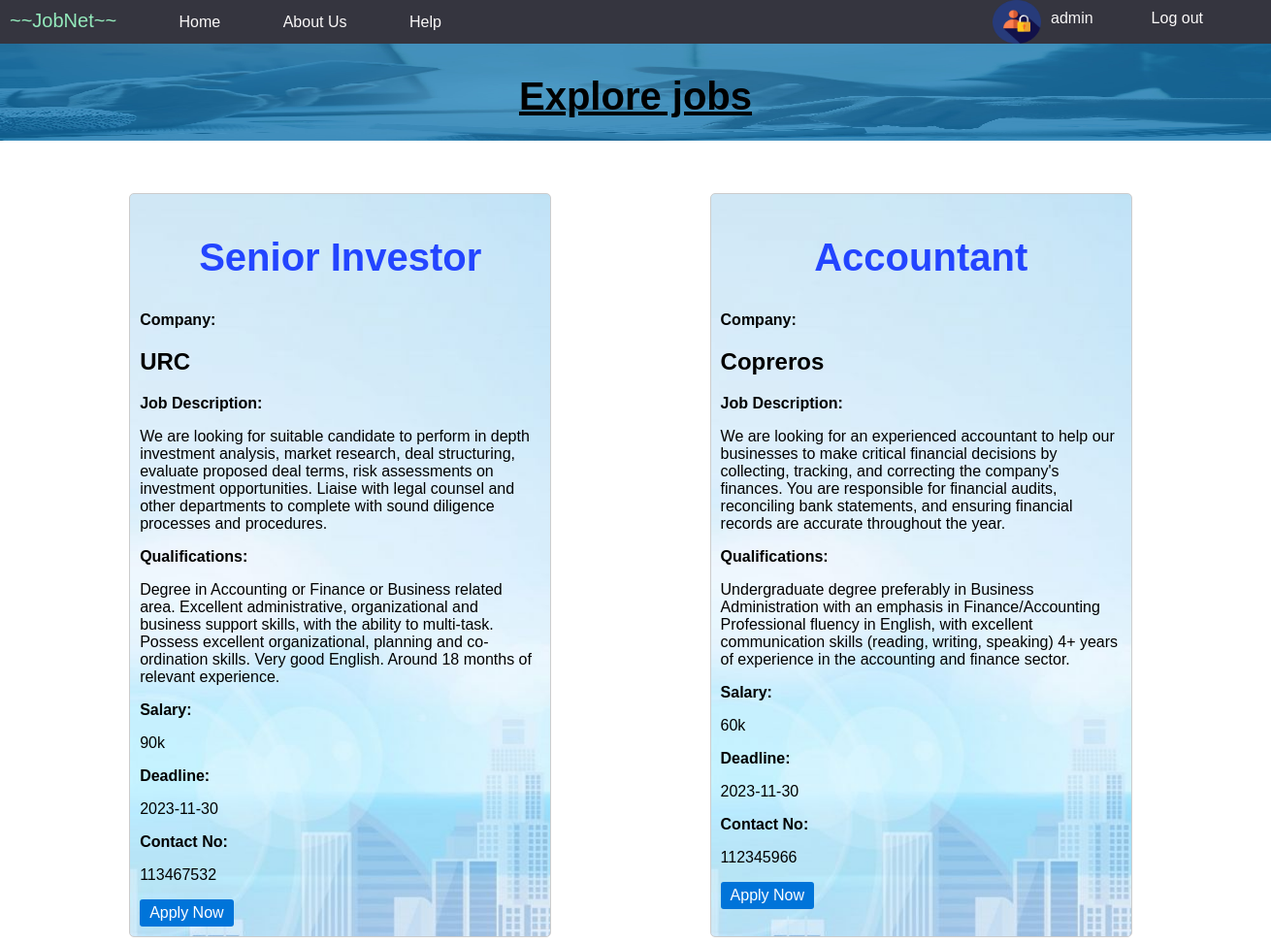
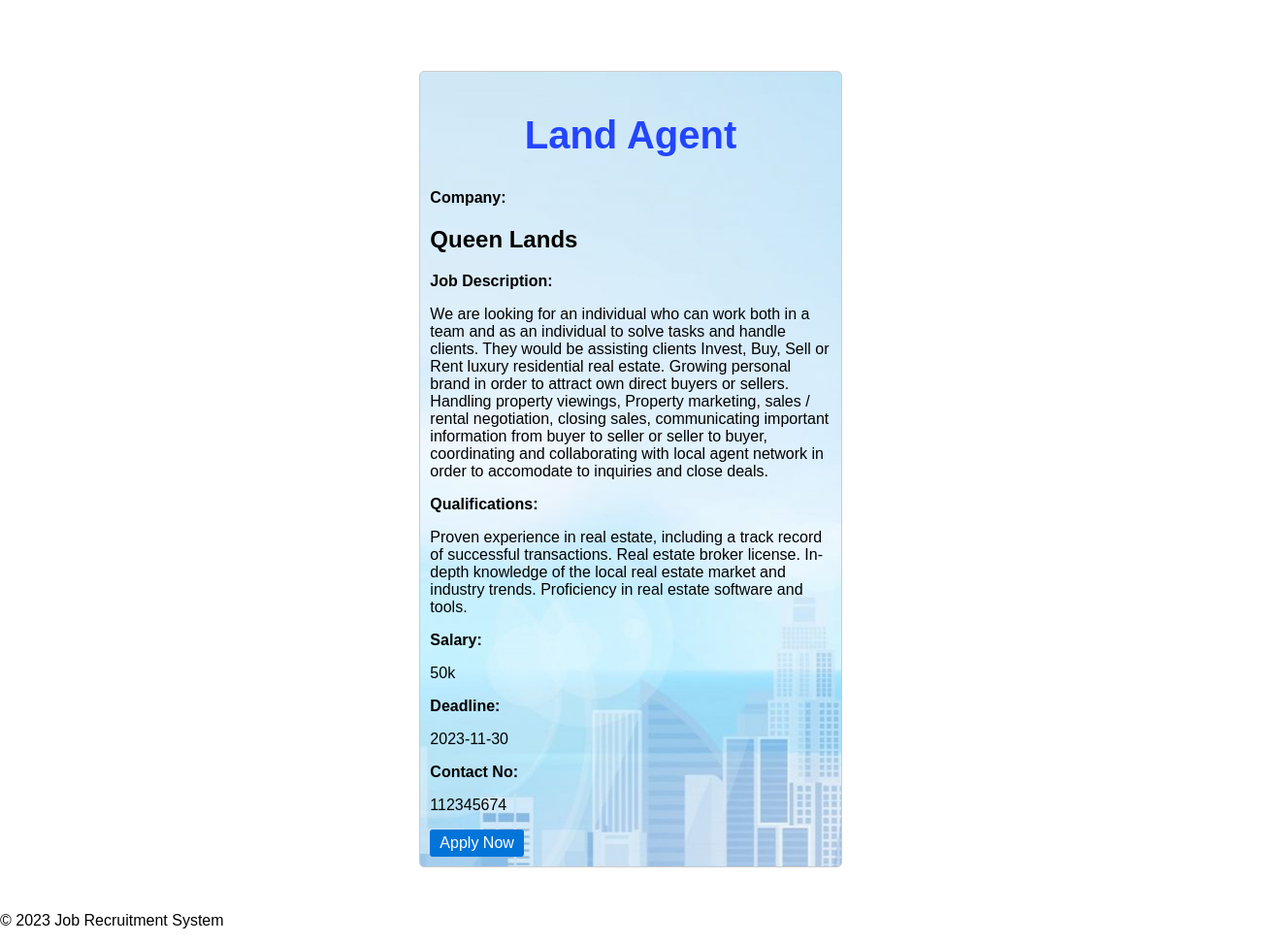
The app's page /home.php (signed in) with its own data (2 pictures, top to bottom).
### tables this page shows
CREATE TABLE `vacancies` (
  `id` int(11) NOT NULL,
  `job_title` varchar(100) NOT NULL,
  `company` varchar(100) NOT NULL,
  `description` varchar(1000) NOT NULL,
  `qualification` varchar(1000) NOT NULL,
  `salary` varchar(100) NOT NULL,
  `deadline` date NOT NULL,
  `contact` int(11) NOT NULL
);

### home.php (the view, shortened to what this page needs)
<html>
    <head>
        <link rel="stylesheet" type="text/css" href="css/style.css">
        <link rel="stylesheet" type="text/css" href="css/style-2.css">
    </head>
    <body>
        <nav>
            <ul>
                <li class="jobnet">~~JobNet~~</li>
                <li><a href="home.php">Home</a></li>
                <li><a href="About Us.php">About Us</a></li>
                <li><a href="Help.php">Help</a></li>
                <?php
                    include "php/config.php";
                    if (isset($_SESSION['username'])) {
                        $userName = $_SESSION['username'];
                        echo '<li style="float:right">'.'<a href="logout.php">'.'Log out'.'</a>'.'</li>';
                        echo '<li style="float:right">'.$userName.'</li>';
                    }else{
                        echo '<li style="float:right">'.'<a href="index.php">'. 'Login'.'</a>'.'</li>';
                    }
                ?>
                <li style="float:right"><img src="295128.png" alt="" class="login"></li>
            </ul>
        </nav>
        <div>
            <h1 class="headers">Explore jobs</h1>
            <img src="hero03.jpg" alt="" class="header_img">
        </div>
        <div class="card-container">
            <?php
                $sql = "SELECT * FROM vacancies";
                $result = $connection->query($sql);
                if ($result->num_rows > 0) {
                    while ($row = $result->fetch_assoc()) {
                        echo '<div class="card">';
                        echo '<h2 class="titles">' . $row['job_title'] . '</h2>';
                        echo '<p class="topics">' .'Company:'. '</p>';
                        echo '<h2>' . $row['company'] . '</h2>';
                        echo '<p class="topics">' .'Job Description:'. '</p>';
                        echo '<p>' . $row['description'] . '</p>';
                        echo '<p class="topics">' .'Qualifications:'. '</p>';
                        echo '<p>' . $row['qualification'] . '</p>';
                        echo '<p class="topics">' .'Salary:'. '</p>';
                        echo '<p>' . $row['salary'] . '</p>';
                        echo '<p class="topics">' .'Deadline:'. '</p>';
                        echo '<p>' . $row['deadline'] . '</p>';
                        echo '<p class="topics">' .'Contact No:'. '</p>';
                        echo '<p>' . $row['contact'] . '</p>';
                        echo '<div class="button-container">';
                        echo '<a href="apply.php" class="button">Apply Now</a>';
                        echo '</div>';
                        echo '</div>';
                    }
                } else {
                    echo "No data found in the database.";
                }
            ?>
        </div>
        <footer>
            <p>&copy; 2023 Job Recruitment System</p>
        </footer>
    </body>
</html>

### css/style.css (style rules this page uses)
body { font-family: Arial, Helvetica; margin: 0; padding: 0; }
nav { background-color: rgb(53, 53, 63); color: #f7f6f6; text-align: left; height: 50px; }
nav ul { list-style: none; padding: 10px; }
nav li { display: inline; margin-right: 60px; }
nav li a { text-decoration: none; color: #fbf9f9; }
.jobnet { font-size: 20px; font-weight: 3px bold; font-family: 'Arial Narrow Bold', sans-serif; color: rgb(148, 234, 188); }
.card-container { display: flex; flex-wrap: wrap; justify-content: space-between; }
.card { border: 1px solid #ccc; border-radius: 5px; padding: 10px; margin: 10px; width: calc(33.33% - 20px); background-color: #f9f9f9; }
.button { background-color: #0074d9; color: #fff; border: none; padding: 5px 10px; border-radius: 3px; text-decoration: none; display: inline-block; }

### home.php (style rules this page uses)
.card-container { display: flex; justify-content: space-evenly; width: 1300px; position: absolute:; top: 50px; }
.card { border: 1px solid #ccc; border-radius: 5px; padding: 10px; margin: 30px; margin-top: 50px; background-image:url(ads.jpg); }
.titles { text-align: center; color: #2345ff; font-size: 40px; }
.topics { font-weight:bold; }
.button { background-color: #0074d9; color: #fff; border: none; padding: 5px 10px; border-radius: 3px; text-decoration: none; display: inline-block; }
.login { width: 50px; height: 45px; position: absolute; top: 0px; }
.header_img { width: 100%; height: 100px; position: absolute; top: 45px; }
.headers { font-size: 40px; text-align: center; position: relative; z-index: 100; text-decoration: underline; }

### records on screen
vacancies: job_title "Senior Investor", company "URC", description "We are looking for suitable candidate to perform in depth investment analysis, market research, deal structuring, evaluate proposed deal terms, risk assessments on investment opportunities. Liaise with legal counsel and other departments to complete with sound diligence processes and procedures.", qualification "Degree in Accounting or Finance or Business related area. Excellent administrative, organizational and business support skills, with the ability to multi-task. Possess excellent organizational, planning and co-ordination skills. Very good English. Around 18 months of relevant experience.", salary "90k", deadline "2023-11-30", contact "113467532"
vacancies: job_title "Accountant", company "Copreros", description "We are looking for an experienced accountant to help our businesses to make critical financial decisions by collecting, tracking, and correcting the company's finances. You are responsible for financial audits, reconciling bank statements, and ensuring financial records are accurate throughout the year.", qualification "Undergraduate degree preferably in Business Administration with an emphasis in Finance/Accounting Professional fluency in English, with excellent communication skills (reading, writing, speaking) 4+ years of experience in the accounting and finance sector.", salary "60k", deadline "2023-11-30", contact "112345966"
vacancies: job_title "Land Agent", company "Queen Lands", description "We are looking for an individual who can work both in a team and as an individual to solve tasks and handle clients. They would be assisting clients Invest, Buy, Sell or Rent luxury residential real estate. Growing personal brand in order to attract own direct buyers or sellers. Handling property viewings, Property marketing, sales / rental negotiation, closing sales, communicating important information from buyer to seller or seller to buyer, coordinating and collaborating with local agent network in order to accomodate to inquiries and close deals.", qualification "Proven experience in real estate, including a track record of successful transactions. Real estate broker license. In-depth knowledge of the local real estate market and industry trends. Proficiency in real estate software and tools.", salary "50k", deadline "2023-11-30", contact "112345674"

### other values on screen
$userName "admin"
